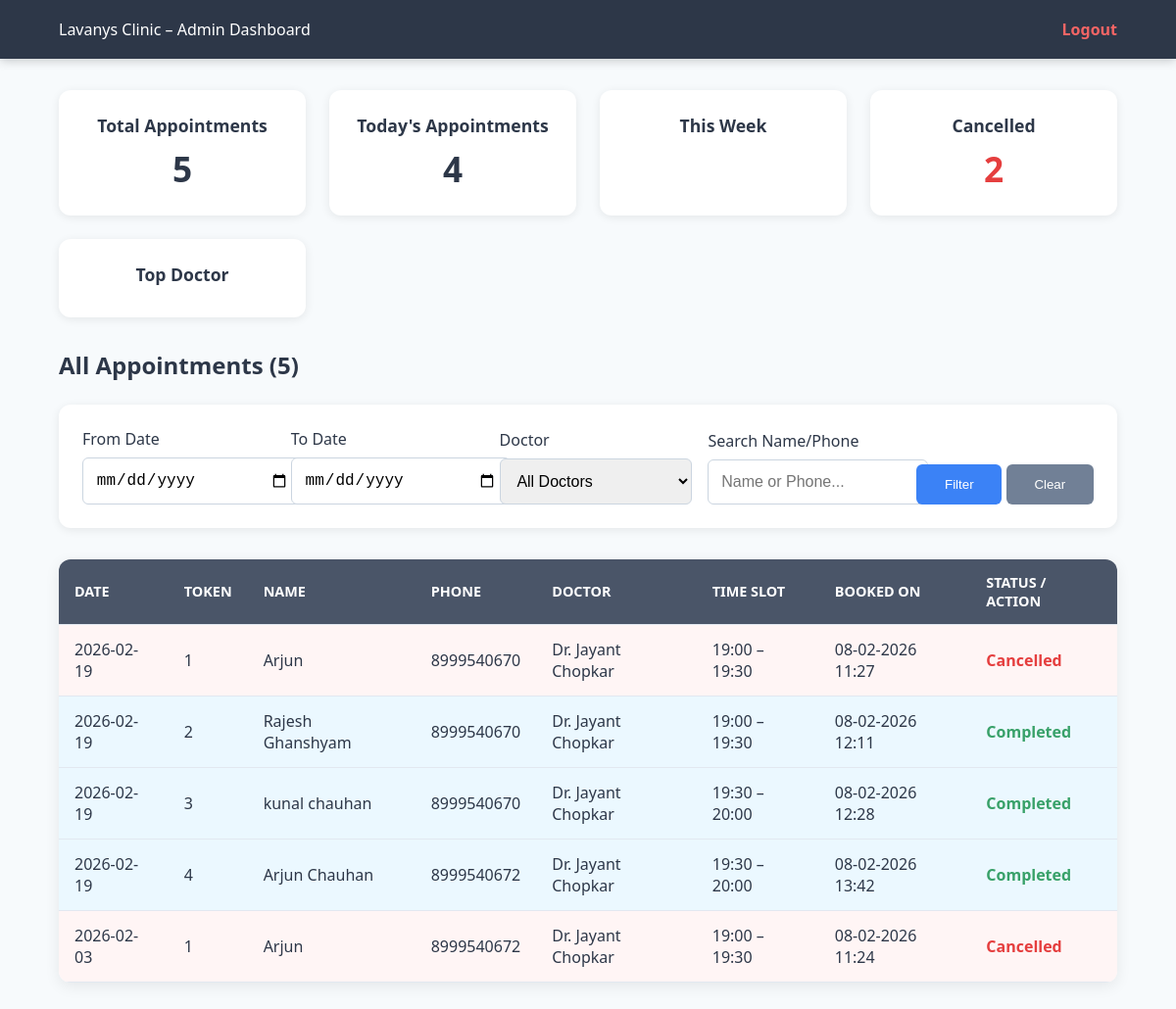
Screenshot of /admin/dashboard (signed in) with the database file from the repository.
### app.py (models this page shows)
class Appointment(db.Model):
    id = db.Column(db.Integer, primary_key=True)
    name = db.Column(db.String(100), nullable=False)
    phone = db.Column(db.String(10), nullable=False)
    doctor = db.Column(db.String(100), nullable=False)
    date = db.Column(db.String(10), nullable=False)
    time_slot = db.Column(db.String(20), nullable=False)
    token = db.Column(db.Integer, nullable=False)
    status = db.Column(db.String(20), default="confirmed")
    created_at = db.Column(db.DateTime, default=datetime.utcnow)

### app.py (the view)
@app.route("/admin/dashboard")
def admin_dashboard():
    if not session.get("admin_logged_in"):
        return redirect(url_for("admin_login"))
    appointments = Appointment.query.order_by(
        Appointment.date.desc(), Appointment.token
    ).all()
    stats = {
        "total": Appointment.query.count(),
        "today": Appointment.query.filter_by(
            date=datetime.now().strftime("%Y-%m-%d")
        ).count(),
        "cancelled": Appointment.query.filter_by(status="cancelled").count()
    }
    return render_template(
        "admin_dashboard.html",
        appointments=appointments,
        stats=stats
    )

### templates/admin_dashboard.html (shortened to what this page needs)
<!DOCTYPE html>
<html lang="en">
<head>
  <link rel="stylesheet" href="https://cdnjs.cloudflare.com/ajax/libs/font-awesome/6.5.0/css/all.min.css"/>
</head>
<body>
<header>
  <div>Lavanys Clinic – Admin Dashboard</div>
  <a href="/admin/logout" class="logout">Logout</a>
</header>
<div class="container">
  <div class="stats-grid">
    <div class="stat-card">
      <h3>Total Appointments</h3>
      <p>{{ stats.total }}</p>
    </div>
    <div class="stat-card">
      <h3>Today's Appointments</h3>
      <p>{{ stats.today }}</p>
    </div>
    <div class="stat-card">
      <h3>This Week</h3>
    </div>
    <div class="stat-card">
      <h3>Cancelled</h3>
      <p style="color:#e53e3e;">{{ stats.cancelled }}</p>
    </div>
    <div class="stat-card">
      <h3>Top Doctor</h3>
    </div>
  </div>
  <h2>All Appointments ({{ appointments|length }})</h2>
  <div class="filter-box">
    <form method="GET" class="filter-form">
      <div class="filter-group">
        <label>From Date</label>
        <input type="date" name="from_date" value="{{ request.args.get('from_date', '') }}">
      </div>
      <div class="filter-group">
        <label>To Date</label>
        <input type="date" name="to_date" value="{{ request.args.get('to_date', '') }}">
      </div>
      <div class="filter-group">
        <label>Doctor</label>
        <select name="doctor">
          <option value="">All Doctors</option>
        </select>
      </div>
      <div class="filter-group">
        <label>Search Name/Phone</label>
        <input type="text" name="search" placeholder="Name or Phone..." value="{{ request.args.get('search', '') }}">
      </div>
      <div>
        <button type="submit">Filter</button>
        <a href="{{ url_for('admin_dashboard') }}"><button type="button" class="clear-btn">Clear</button></a>
      </div>
    </form>
  </div>
  {% if appointments %}
    <table>
      <thead>
        <tr>
          <th>Date</th>
          <th>Token</th>
          <th>Name</th>
          <th>Phone</th>
          <th>Doctor</th>
          <th>Time Slot</th>
          <th>Booked On</th>
          <th>Status / Action</th>
        </tr>
      </thead>
      <tbody>
        {% for ap in appointments %}
          <tr class="{% if ap.status == 'cancelled' %}cancelled{% elif ap.status == 'completed' %}completed{% else %}confirmed{% endif %}">
            <td>{{ ap.date }}</td>
            <td>{{ ap.token }}</td>
            <td>{{ ap.name }}</td>
            <td>{{ ap.phone }}</td>
            <td>{{ ap.doctor }}</td>
            <td>{{ ap.time_slot }}</td>
            <td>{{ ap.created_at.strftime('%d-%m-%Y %H:%M') }}</td>
            <td>
              {% if ap.status == 'confirmed' %}
                <form action="{{ url_for('cancel_appointment', appointment_id=ap.id) }}" method="POST" style="display:inline;">
                  <button type="submit" class="action-btn" style="background:#e53e3e;" onclick="return confirm('Cancel this appointment?')">Cancel</button>
                </form>
                <form action="{{ url_for('complete_appointment', appointment_id=ap.id) }}" method="POST" style="display:inline;">
                  <button type="submit" class="action-btn" style="background:#38a169;" onclick="return confirm('Mark as Completed?')">Complete</button>
                </form>
              {% else %}
                <strong style="color:{% if ap.status == 'cancelled' %}#e53e3e{% else %}#38a169{% endif %};">{{ ap.status|capitalize }}</strong>
              {% endif %}
            </td>
          </tr>
        {% endfor %}
      </tbody>
    </table>
  {% else %}
    <div class="no-data">
      <i class="fas fa-calendar-times" style="font-size: 3rem; opacity: 0.6; margin-bottom: 1rem;"></i><br>
      No appointments found with current filters.
    </div>
  {% endif %}
</div>
</body>
</html>

### templates/admin_dashboard.html (style rules this page uses)
body { font-family: 'Segoe UI', Arial, sans-serif; background: #f7fafc; margin: 0; padding: 0; color: #2d3748; }
header { background: #2d3748; color: white; padding: 1.2rem 5%; display: flex; justify-content: space-between; align-items: center; box-shadow: 0 2px 10px rgba(0,0,0,0.2); }
.container { max-width: 1400px; margin: 2rem auto; padding: 0 5%; }
h2 { margin-bottom: 1.5rem; }
.stats-grid { display: grid; grid-template-columns: repeat(auto-fit, minmax(220px, 1fr)); gap: 1.5rem; margin-bottom: 2rem; }
.stat-card { background: white; padding: 1.5rem; border-radius: 12px; box-shadow: 0 2px 10px rgba(0,0,0,0.08); text-align: center; }
.stat-card h3 { margin: 0; color: #2d3748; font-size: 1.1rem; }
.stat-card p { font-size: 2.2rem; font-weight: bold; margin: 0.5rem 0 0; }
.filter-box { background: white; padding: 1.5rem; border-radius: 12px; box-shadow: 0 2px 10px rgba(0,0,0,0.08); margin-bottom: 2rem; }
.filter-form { display: flex; flex-wrap: wrap; gap: 1rem; align-items: flex-end; }
.filter-group { flex: 1; min-width: 180px; }
label { display: block; margin-bottom: 0.5rem; font-weight: 500; }
input, select { width: 100%; padding: 0.8rem; border: 1px solid #cbd5e0; border-radius: 6px; font-size: 1rem; }
button { padding: 0.8rem 1.8rem; background: #3b82f6; color: white; border: none; border-radius: 6px; cursor: pointer; font-weight: 500; }
.clear-btn { background: #718096; }
table { width: 100%; border-collapse: collapse; background: white; border-radius: 12px; overflow: hidden; box-shadow: 0 4px 15px rgba(0,0,0,0.08); }
th, td { padding: 14px 16px; text-align: left; border-bottom: 1px solid #e2e8f0; }
th { background: #4a5568; color: white; font-weight: 600; text-transform: uppercase; font-size: 0.9rem; }
tr.cancelled { background: #fff5f5; }
tr.completed { background: #ebf8ff; }
.logout { color: #f56565; text-decoration: none; font-weight: bold; }

### rows the page displays
Appointment: date "2026-02-19", token "1", name "Arjun", phone "8999540670", doctor "Dr. Jayant Chopkar", time_slot "19:00 – 19:30", created_at "08-02-2026 11:27", status "Cancelled"
Appointment: date "2026-02-19", token "2", name "Rajesh Ghanshyam", phone "8999540670", doctor "Dr. Jayant Chopkar", time_slot "19:00 – 19:30", created_at "08-02-2026 12:11", status "Completed"
Appointment: date "2026-02-19", token "3", name "kunal chauhan", phone "8999540670", doctor "Dr. Jayant Chopkar", time_slot "19:30 – 20:00", created_at "08-02-2026 12:28", status "Completed"
Appointment: date "2026-02-19", token "4", name "Arjun Chauhan", phone "8999540672", doctor "Dr. Jayant Chopkar", time_slot "19:30 – 20:00", created_at "08-02-2026 13:42", status "Completed"
Appointment: date "2026-02-03", token "1", name "Arjun", phone "8999540672", doctor "Dr. Jayant Chopkar", time_slot "19:00 – 19:30", created_at "08-02-2026 11:24", status "Cancelled"

### other values shown
{{ stats.total }} "5"
{{ stats.today }} "4"
{{ stats.cancelled }} "2"
{{ appointments|length }} "5"
